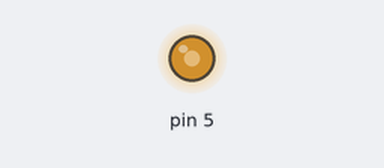
This sketch was run on a simulated Arduino Uno, built with avr-gcc and run on an emulated ATmega328P. Parts: output pins drawn as LEDs (lit = HIGH).

Above: at 0.1 s.
Timing chart, 0 to 1.6 s (numbered marks = the images above):
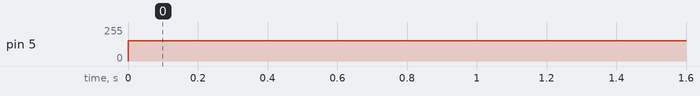

The sketch:

avaliacaoPWM4.ino
```cpp
void setup() {
  pinMode(5,1);
}

void loop() {
  analogWrite(5, 153);
  delay(1);
}
```

Measured:
- by itself, pin 5: 0/255 → 153/255 at 0.00 s
